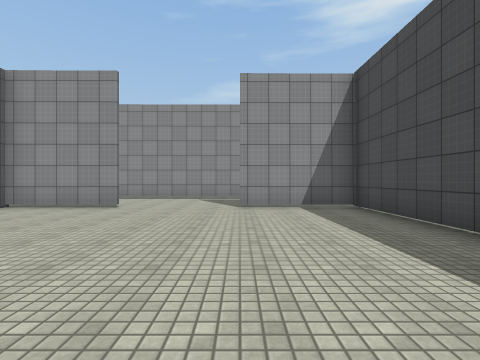
View 1 (above)

19 first-person views from a walk through a Unity game level. The camera is 1.3 m above the floor, looks level and sees 85° across. The floor is counted in squares, 2 m on a side. Each view is taken from the middle of a square. On the plan, view 1 faces up. The plan holds only what a view shows up to about 9 squares ahead; the rest is blank. The place goes on beyond the plan. Surface patterns are stand-ins for the level's own textures.

View 2
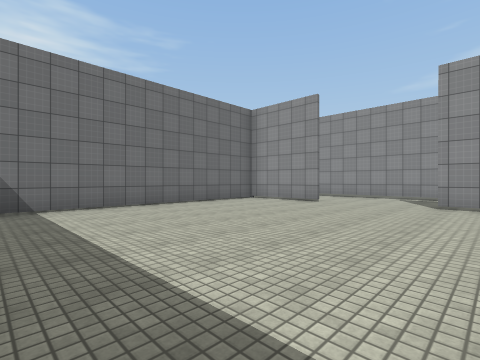

View 3
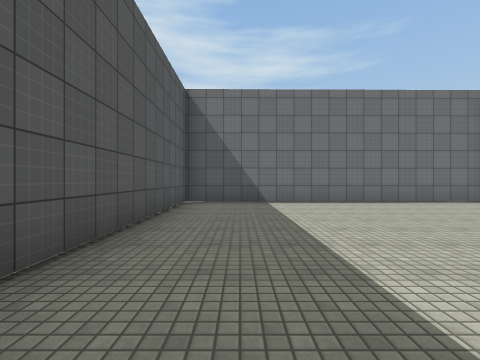

View 4
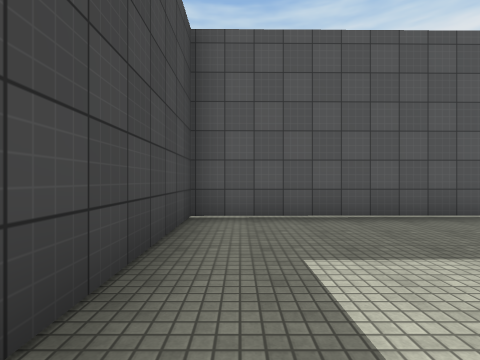

View 5
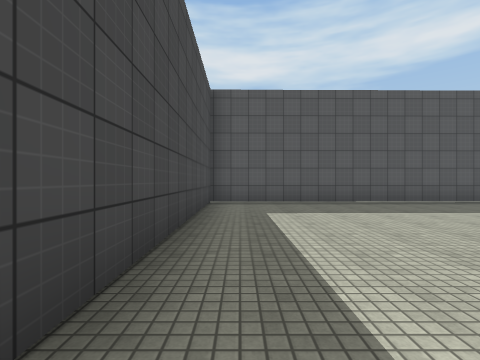

View 6
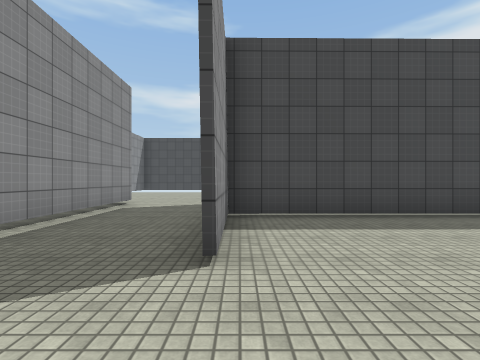

View 7
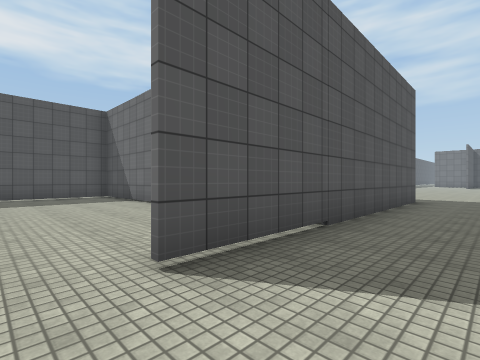

View 8
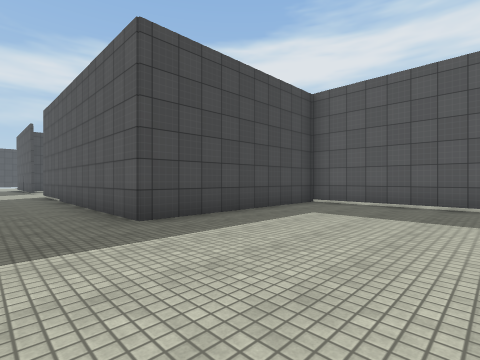

View 9
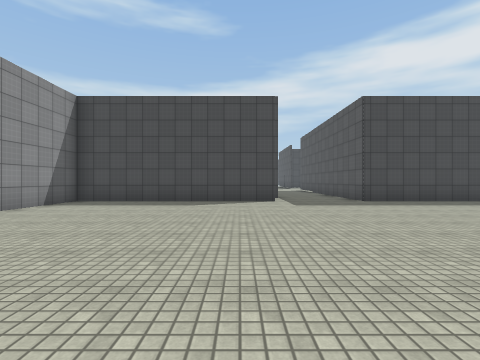

View 10
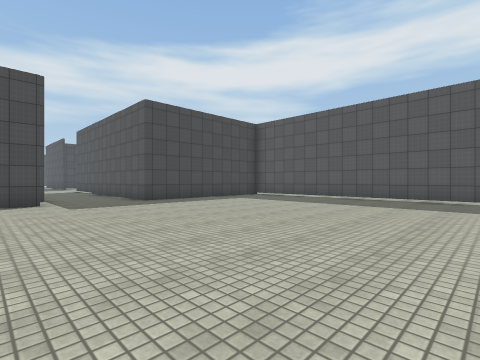

View 11
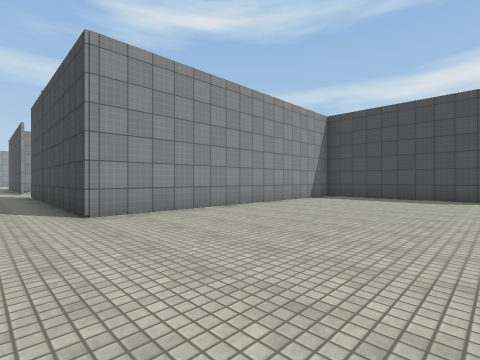

View 12
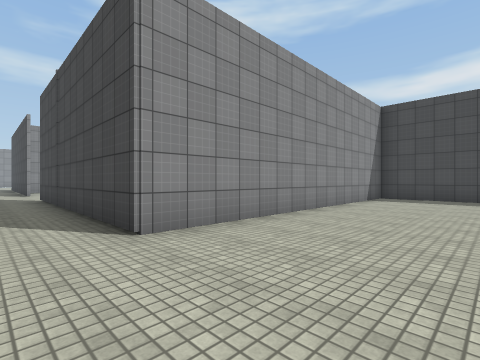

View 13
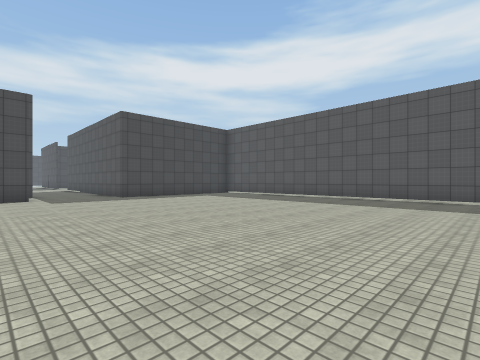

View 14
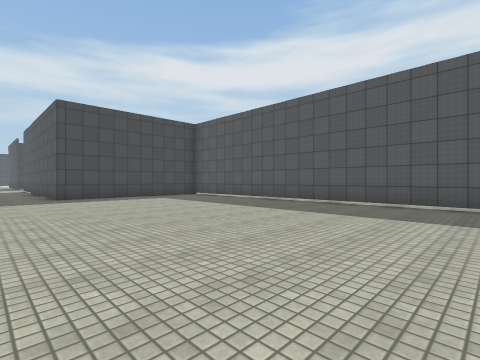

View 15
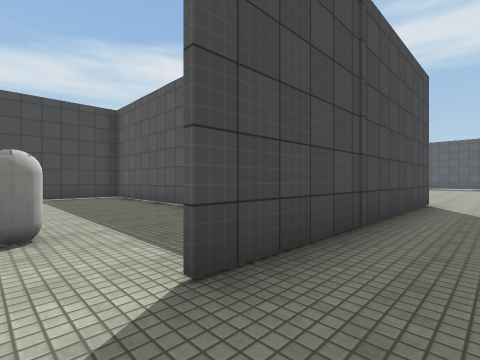

View 16
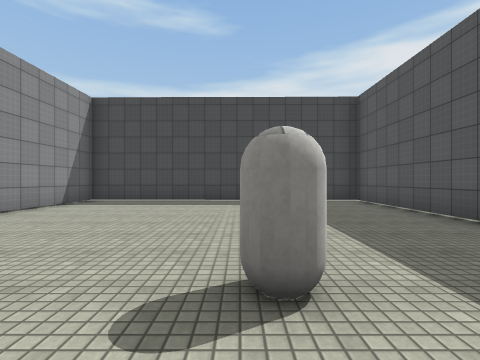

View 17
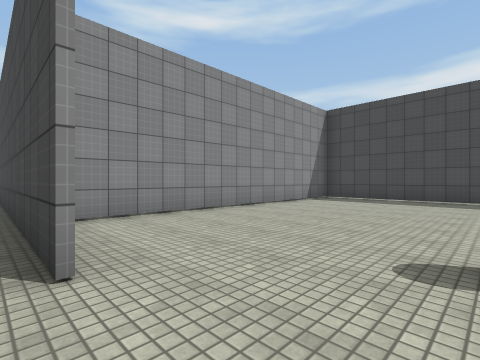

View 18
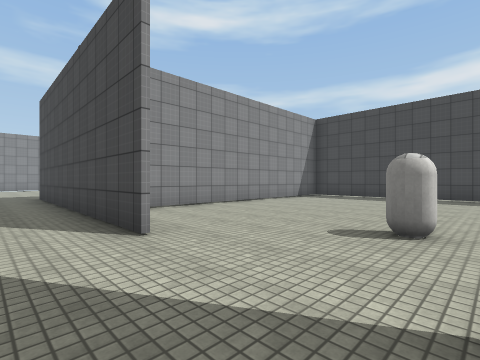

View 19
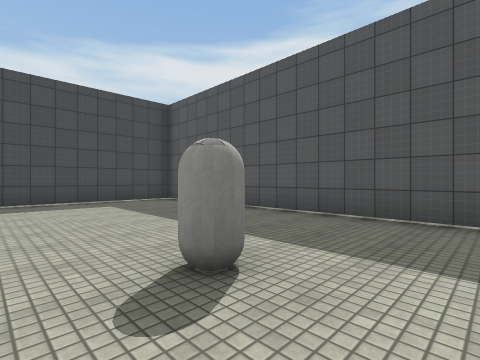

### Floor plan
Key: @ floor where view 1 was taken; # wall or solid block; . floor; C capsule.
Columns run from 21 left of view 1 to 7 right of it. Each row starts with its distance up from view 1.
 28 .###########
 27 .#.........#
 26 .#.........#
 25 .#.........#
 24 ...........#
 23 ....C......#
 22 .#.........#
 21 .#........##
 20 .#........#
 19 .##########
 18 ..#
 17 ..#
 16 ..#
 15 ..#########
 14 ..........#
 13 ..........#
 12 ..........#
 11 ..........#
 10 ..........#
  9 ..........#      ##########..
  8 .............................
  7 ............................
  6 ..........#########...###
  5 ..........#    #........#
  4 ..........#    #........#
  3 ..........#    #........#
  2 ..........#    #........#
  1 ###########    #........#
  0                #.....@..#
 -1                #........#
 -2                #........#
 -3                ##########

Where each view was taken, in squares from view 1:
view 1: 0 up, 0 right, facing up
view 2: 1 down, 1 right, facing up-left
view 3: 1 down, 2 right, facing left
view 4: 2 up, 2 right, facing down
view 5: 5 up, 2 right, facing down
view 6: 6 up, 2 left, facing right
view 7: 8 up, 2 left, facing down-left
view 8: 8 up, 15 left, facing down-right
view 9: 10 up, 19 left, facing right
view 10: 10 up, 19 left, facing down-right
view 11: 10 up, 21 left, facing up-right
view 12: 12 up, 21 left, facing up-right
view 13: 10 up, 21 left, facing down-right
view 14: 8 up, 21 left, facing down-right
view 15: 23 up, 21 left, facing down-right
view 16: 23 up, 19 left, facing right
view 17: 23 up, 20 left, facing up-right
view 18: 22 up, 21 left, facing up-right
view 19: 24 up, 19 left, facing down-right
